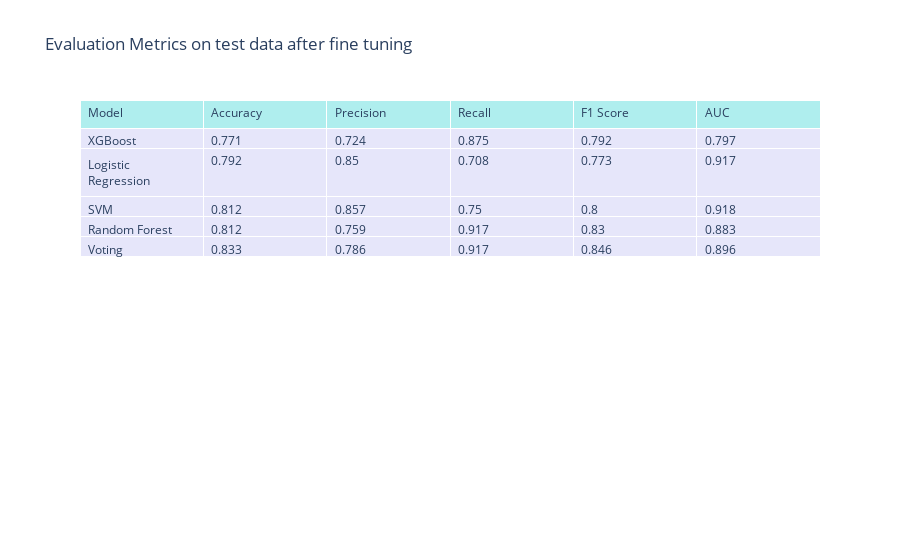

Here is the notebook cell this chart was saved with:
### Markdown cell above
## test data

### Code cell
metrics_test_tuned_xgb = get_model_metrics(classifiers_tuned_xgb, X_train, y_train, X_test, y_test)
plot_metrics_table(metrics_test_tuned_xgb, title="Evaluation Metrics on test data after fine tuning")

### Figure 1 — Plotly figure (JSON) as saved in the notebook; plotly's stock layout.template omitted (floating-point values rounded to 4 significant figures)
{"data": [{"cells": {"align": "left", "fill": {"color": "lavender"}, "values": [["XGBoost", "Logistic Regression", "SVM", "Random Forest", "Voting"], [0.771, 0.792, 0.812, 0.812, 0.833], [0.724, 0.85, 0.857, 0.759, 0.786], [0.875, 0.708, 0.75, 0.917, 0.917], [0.792, 0.773, 0.8, 0.83, 0.846], [0.797, 0.917, 0.918, 0.883, 0.896]]}, "header": {"align": "left", "fill": {"color": "paleturquoise"}, "values": ["Model", "Accuracy", "Precision", "Recall", "F1 Score", "AUC"]}, "type": "table"}], "layout": {"title": {"text": "Evaluation Metrics on test data after fine tuning"}}}
